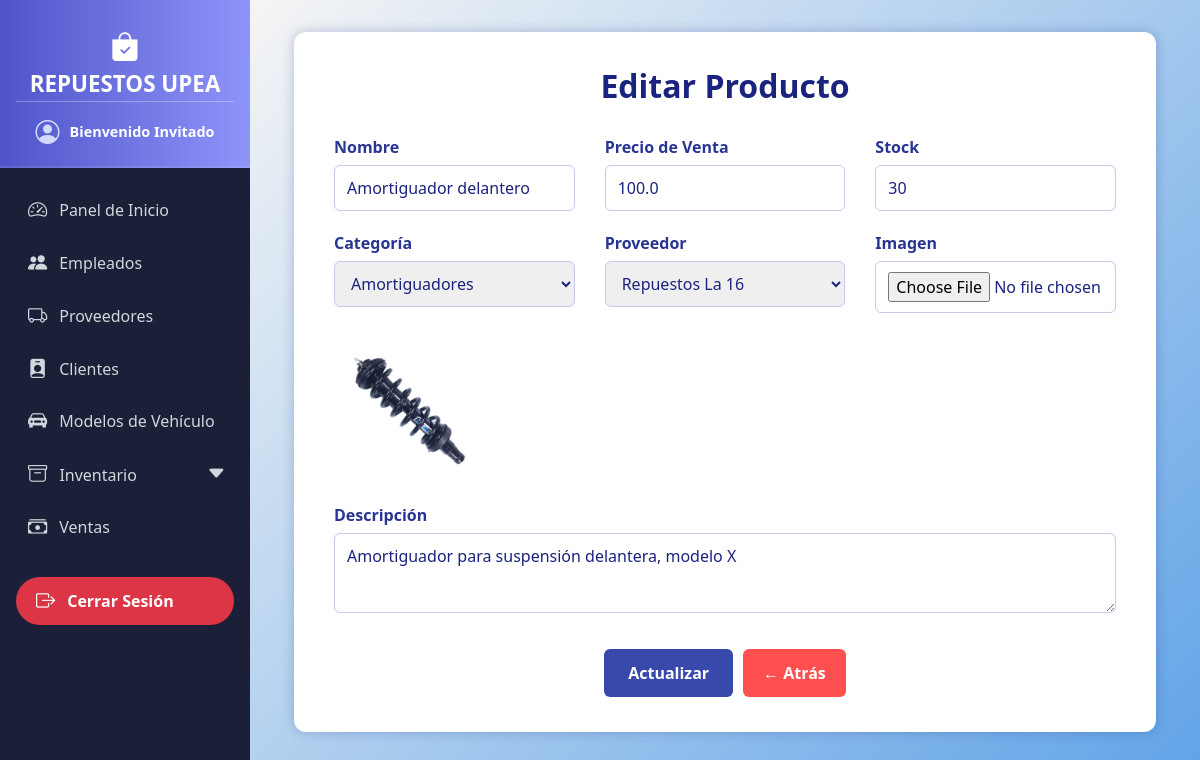
Before: /productos/edit/2 with the older database file.
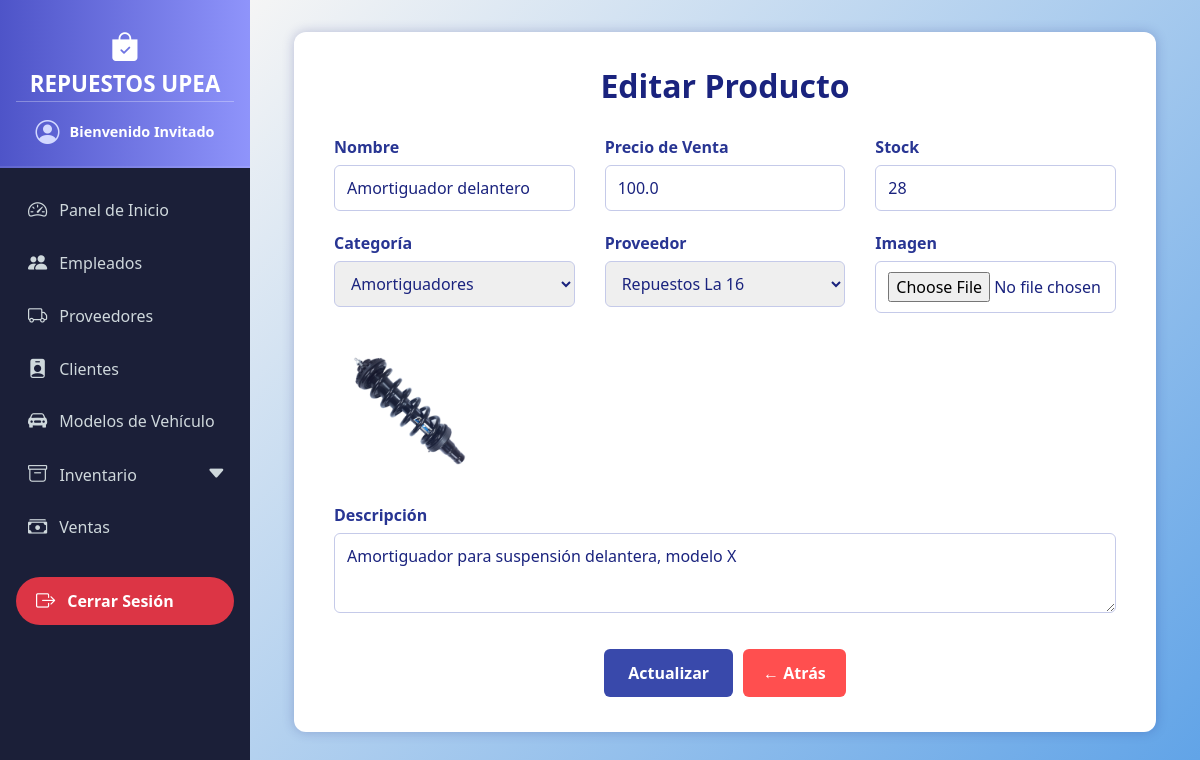
After: the same page with the newer database file.
### models/producto_model.py (models this page shows, shortened)
class Producto(db.Model):
    __tablename__ = "productos"
    id = db.Column(db.Integer, primary_key=True)
    nombre = db.Column(db.String(100), nullable=False)
    descripcion = db.Column(db.String(255))
    precio = db.Column(db.Float, nullable=False)
    stock = db.Column(db.Integer, nullable=False)
    imagen = db.Column(db.String(255), nullable=True)
    categoria_id = db.Column(db.Integer, db.ForeignKey("categorias.id"))
    categoria = db.relationship("Categoria", back_populates="productos")
    proveedores = db.relationship("ProductoProveedor", back_populates="producto")
    detalles_venta = db.relationship("DetalleVenta", back_populates="producto")
    @classmethod
    def get_by_id(cls, id):
        return cls.query.get(int(id))

### models/categoria_model.py (models this page shows, shortened)
class Categoria(db.Model):
    __tablename__ = "categorias"
    id = db.Column(db.Integer, primary_key=True)
    nombre = db.Column(db.String(80), nullable=False)
    productos = db.relationship("Producto", back_populates="categoria")
    @staticmethod
    def get_all():
        return Categoria.query.all()

### controllers/producto_controller.py (the view, shortened to what this page needs)
@producto_bp.route("/edit/<int:id>", methods=['GET', 'POST'])
def edit(id):
    producto = Producto.get_by_id(id)
    categorias = Categoria.get_all()
    proveedores = Proveedor.get_all()
    return producto_view.edit(producto, categorias, proveedores)

### models/proveedor_model.py (called while the page is built)
    @staticmethod
    def get_all():
        return Proveedor.query.all()

### run.py (called while the page is built)
@app.context_processor
def inject_active_path():
    def is_active(path):
        return 'active' if request.path == path else ''
    return dict(is_active=is_active)

@app.context_processor
def inject_carrito_count():
    carrito = session.get('carrito', {})
    total = sum(item['cantidad'] for item in carrito.values()) if carrito else 0
    return dict(carrito_count=total)

### views/producto_view.py (called while the page is built)
def edit(producto, categorias, proveedores):
    return render_template("productos/edit.html", producto=producto, categorias=categorias, proveedores=proveedores)

### templates/productos/edit.html (shortened to what this page needs)
{% extends 'base.html' %}
{% block content %}
<div class="container">
  <h2>Editar Producto</h2>
  <form method="POST" enctype="multipart/form-data" action="{{ url_for('producto.edit', id=producto.id) }}">
    <div>
      <label for="nombre">Nombre</label>
      <input type="text" name="nombre" id="nombre" value="{{ producto.nombre }}" required>
    </div>
    <div>
      <label for="precio">Precio de Venta</label>
      <input type="number" step="0.01" name="precio" id="precio" value="{{ producto.precio }}" required>
    </div>
    <div>
      <label for="stock">Stock</label>
      <input type="number" name="stock" id="stock" value="{{ producto.stock }}" required>
    </div>
    <div>
      <label for="categoria_id">Categoría</label>
      <select name="categoria_id" id="categoria_id" required>
        {% for categoria in categorias %}
        <option value="{{ categoria.id }}" {% if categoria.id == producto.categoria_id %}selected{% endif %}>
          {{ categoria.nombre }}
        </option>
        {% endfor %}
      </select>
    </div>
    <div>
      <label for="proveedor_id">Proveedor</label>
      <select name="proveedor_id" id="proveedor_id" required>
        {% for p in proveedores %}
        <option value="{{ p.id }}" {% if p.id == producto.proveedor_id %}selected{% endif %}>{{ p.nombre }}</option>
        {% endfor %}
      </select>
    </div>
    <div>
      <label for="imagen">Imagen</label>
      <input type="file" name="imagen" id="imagen" accept="image/*">
    </div>
    {% if producto.imagen %}
    <img src="{{ url_for('static', filename='img/productos/' + producto.imagen) }}" alt="Imagen actual" class="preview">
    {% endif %}
    <div style="grid-column: 1 / -1;">
      <label for="descripcion">Descripción</label>
      <textarea name="descripcion" id="descripcion">{{ producto.descripcion }}</textarea>
    </div>
    <div class="form-actions">
      <button type="submit">Actualizar</button>
      <a href="{{ url_for('producto.index') }}" class="back-button">← Atrás</a>
    </div>
  </form>
</div>
{% endblock %}

Changed rows visible on the page:
changed Producto "Amortiguador delantero": stock "30" → "28"
